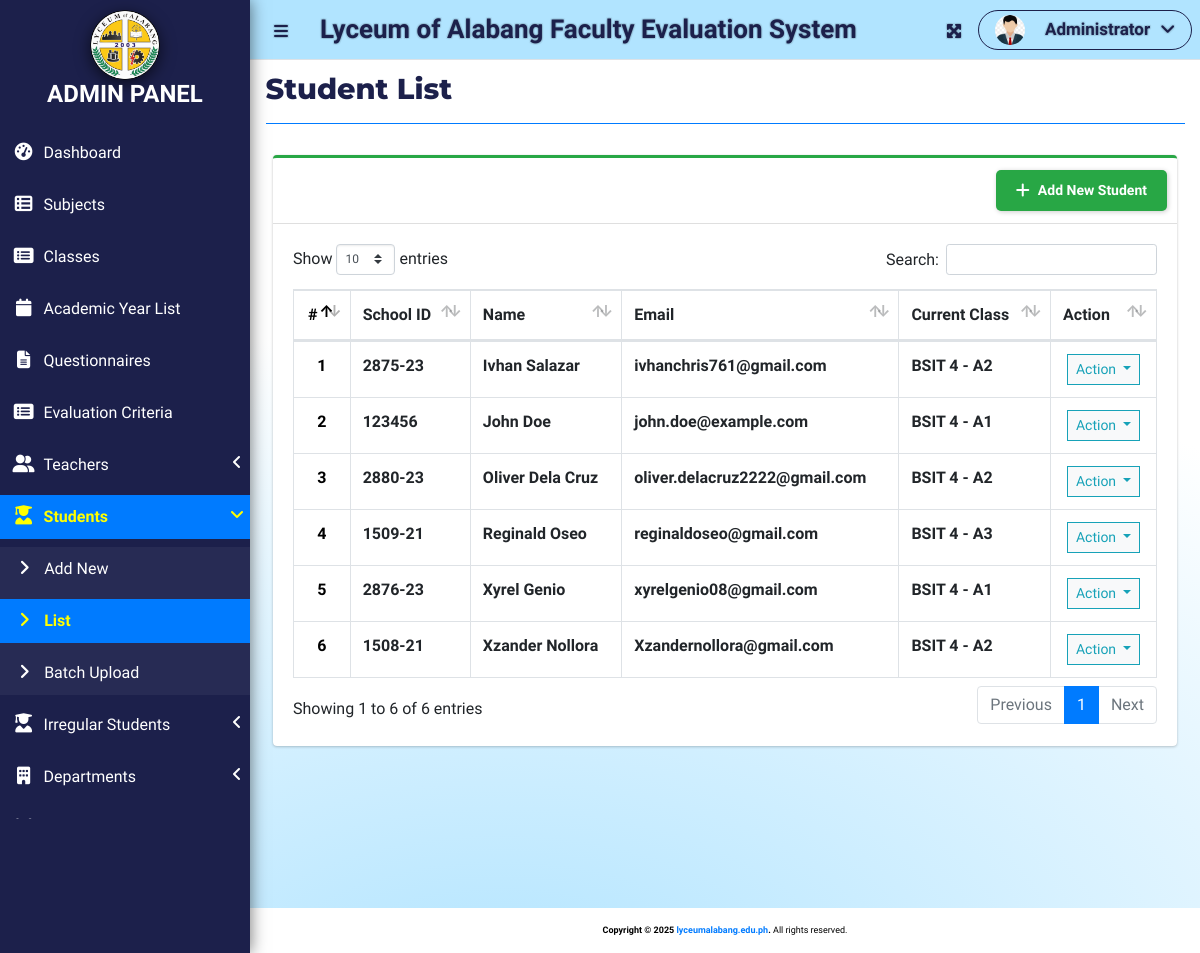
Page /index.php?page=student_list (signed in) on the earlier database version.
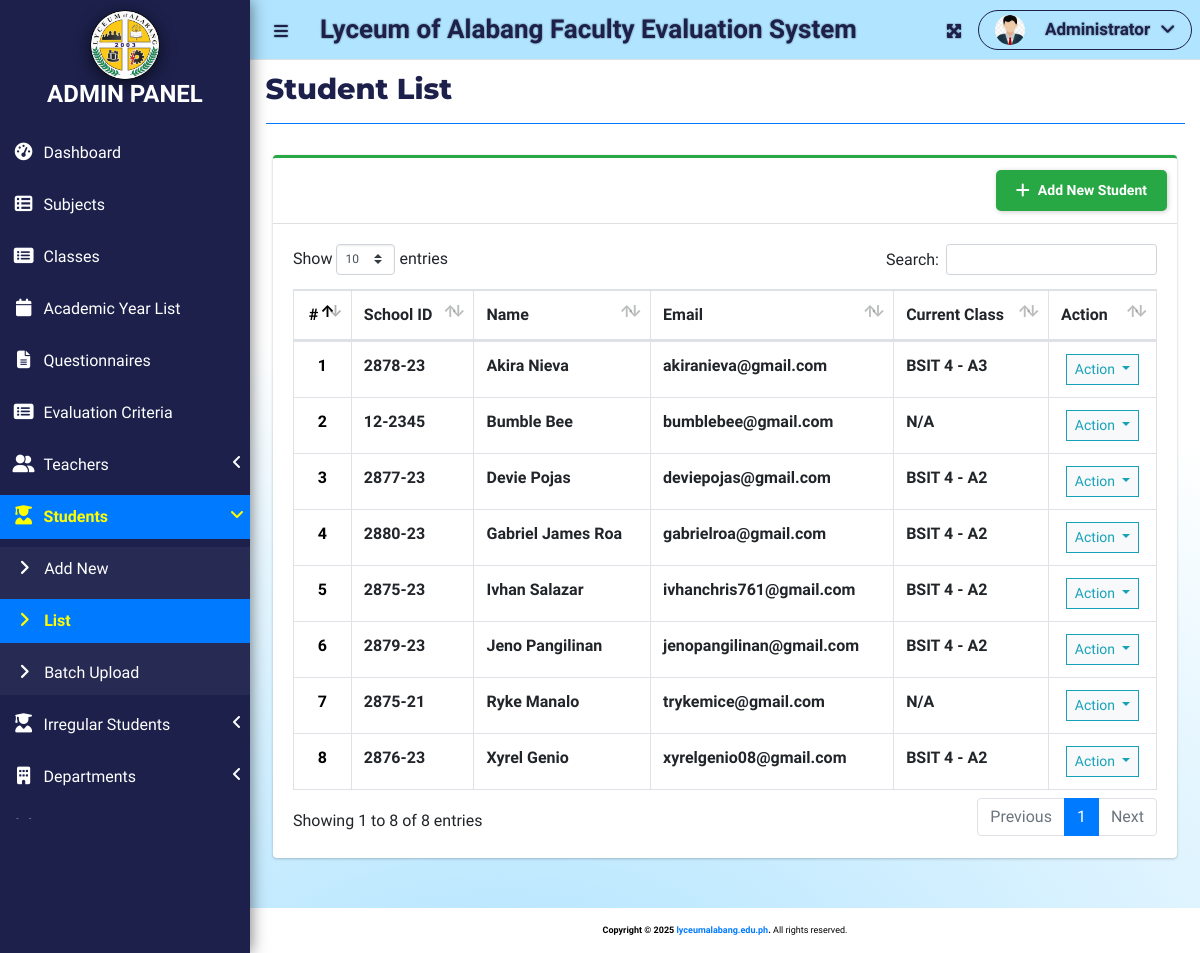
Same page on the later database version.
### tables this page shows
CREATE TABLE `student_list` (
  `id` int(30) NOT NULL,
  `school_id` varchar(100) NOT NULL,
  `firstname` varchar(200) NOT NULL,
  `lastname` varchar(200) NOT NULL,
  `email` varchar(200) NOT NULL,
  `password` text NOT NULL,
  `class_id` int(30) DEFAULT NULL,
  `avatar` text NOT NULL DEFAULT 'no-image-available.png',
  `date_created` datetime NOT NULL DEFAULT current_timestamp(),
  `classification` enum('regular','irregular') NOT NULL DEFAULT 'regular'
);

### admin/student_list.php (the view, shortened to what this page needs)
<?php
$servername = "localhost";
$username = "root";
$password = "";
$dbname = "evaluation_db";
$conn = new mysqli($servername, $username, $password, $dbname);
$conn->set_charset("utf8mb4");
$class = array();
$classes = $conn->query("SELECT id,concat(curriculum,' ',level,' - ',section) as `class` FROM class_list");
while($row = $classes->fetch_assoc()){
    $class[$row['id']] = $row['class'];
}
$qry = $conn->query("SELECT *,concat(firstname,' ',lastname) as name FROM student_list ORDER BY concat(firstname,' ',lastname) ASC");
$studentList = [];
while($row = $qry->fetch_assoc()){
    $studentList[] = $row;
}
?>
<div class="col-lg-12">
    <div class="card card-outline card-success">
        <div class="card-header">
            <div class="card-tools">
                <a class="btn new_academic" href="./index.php?page=new_student">
                    <i class="fa fa-plus"></i>
                    <span class="text">Add New Student</span>
                </a>
            </div>
        </div>
        <div class="card-body">
            <div class="table-container">
                <table class="table tabe-hover table-bordered" id="list">
                    <thead>
                        <tr>
                            <th class="text-center counter">#</th>
                            <th>School ID</th>
                            <th>Name</th>
                            <th>Email</th>
                            <th>Current Class</th>
                            <th>Action</th>
                        </tr>
                    </thead>
                    <tbody>
                        <?php $i = 1; ?>
                        <?php foreach ($studentList as $student): ?>
                        <tr>
                            <th class="text-center counter"><?php echo $i++; ?></th>
                            <td><b><?php echo htmlspecialchars($student['school_id'] ?? ''); ?></b></td>
                            <td><b><?php echo htmlspecialchars(ucwords($student['name'] ?? '')); ?></b></td>
                            <td><b><?php echo htmlspecialchars($student['email'] ?? ''); ?></b></td>
                            <td><b><?php echo htmlspecialchars(isset($class[$student['class_id']]) ? $class[$student['class_id']] : "N/A"); ?></b></td>
                            <td class="text-center">
                                <button type="button" class="btn btn-default btn-sm btn-flat border-info wave-effect text-info dropdown-toggle" data-toggle="dropdown" aria-expanded="true">
                                    Action
                                </button>
                            </td>
                        </tr>
                        <?php endforeach; ?>
                    </tbody>
                </table>
            </div>
        </div>
    </div>
</div>

Differences in the rows shown:
removed student_list: school "123456", name "John Doe", email "john.doe@example.com", class "BSIT 4 - A1"
removed student_list: school "2880-23", name "Oliver Dela Cruz", email "oliver.delacruz2222@gmail.com", class "BSIT 4 - A2"
removed student_list: school "1509-21", name "Reginald Oseo", email "reginaldoseo@gmail.com", class "BSIT 4 - A3"
removed student_list: school "1508-21", name "Xzander Nollora", email "Xzandernollora@gmail.com", class "BSIT 4 - A2"
added student_list: school "2878-23", name "Akira Nieva", email "akiranieva@gmail.com", class "BSIT 4 - A3"
added student_list: school "12-2345", name "Bumble Bee", email "bumblebee@gmail.com", class "N/A"
added student_list: school "2877-23", name "Devie Pojas", email "deviepojas@gmail.com", class "BSIT 4 - A2"
added student_list: school "2880-23", name "Gabriel James Roa", email "gabrielroa@gmail.com", class "BSIT 4 - A2"
added student_list: school "2879-23", name "Jeno Pangilinan", email "jenopangilinan@gmail.com", class "BSIT 4 - A2"
added student_list: school "2875-21", name "Ryke Manalo", email "trykemice@gmail.com", class "N/A"
changed student_list "xyrelgenio08@gmail.com": class "BSIT 4 - A1" → "BSIT 4 - A2"
Other differences:
text written by a page script: "Show entries Search: Showing 1 to 6 of 6 entries Previous 1 Next" → "Show entries Search: Showing 1 to 8 of 8 entries Previous 1 Next"
